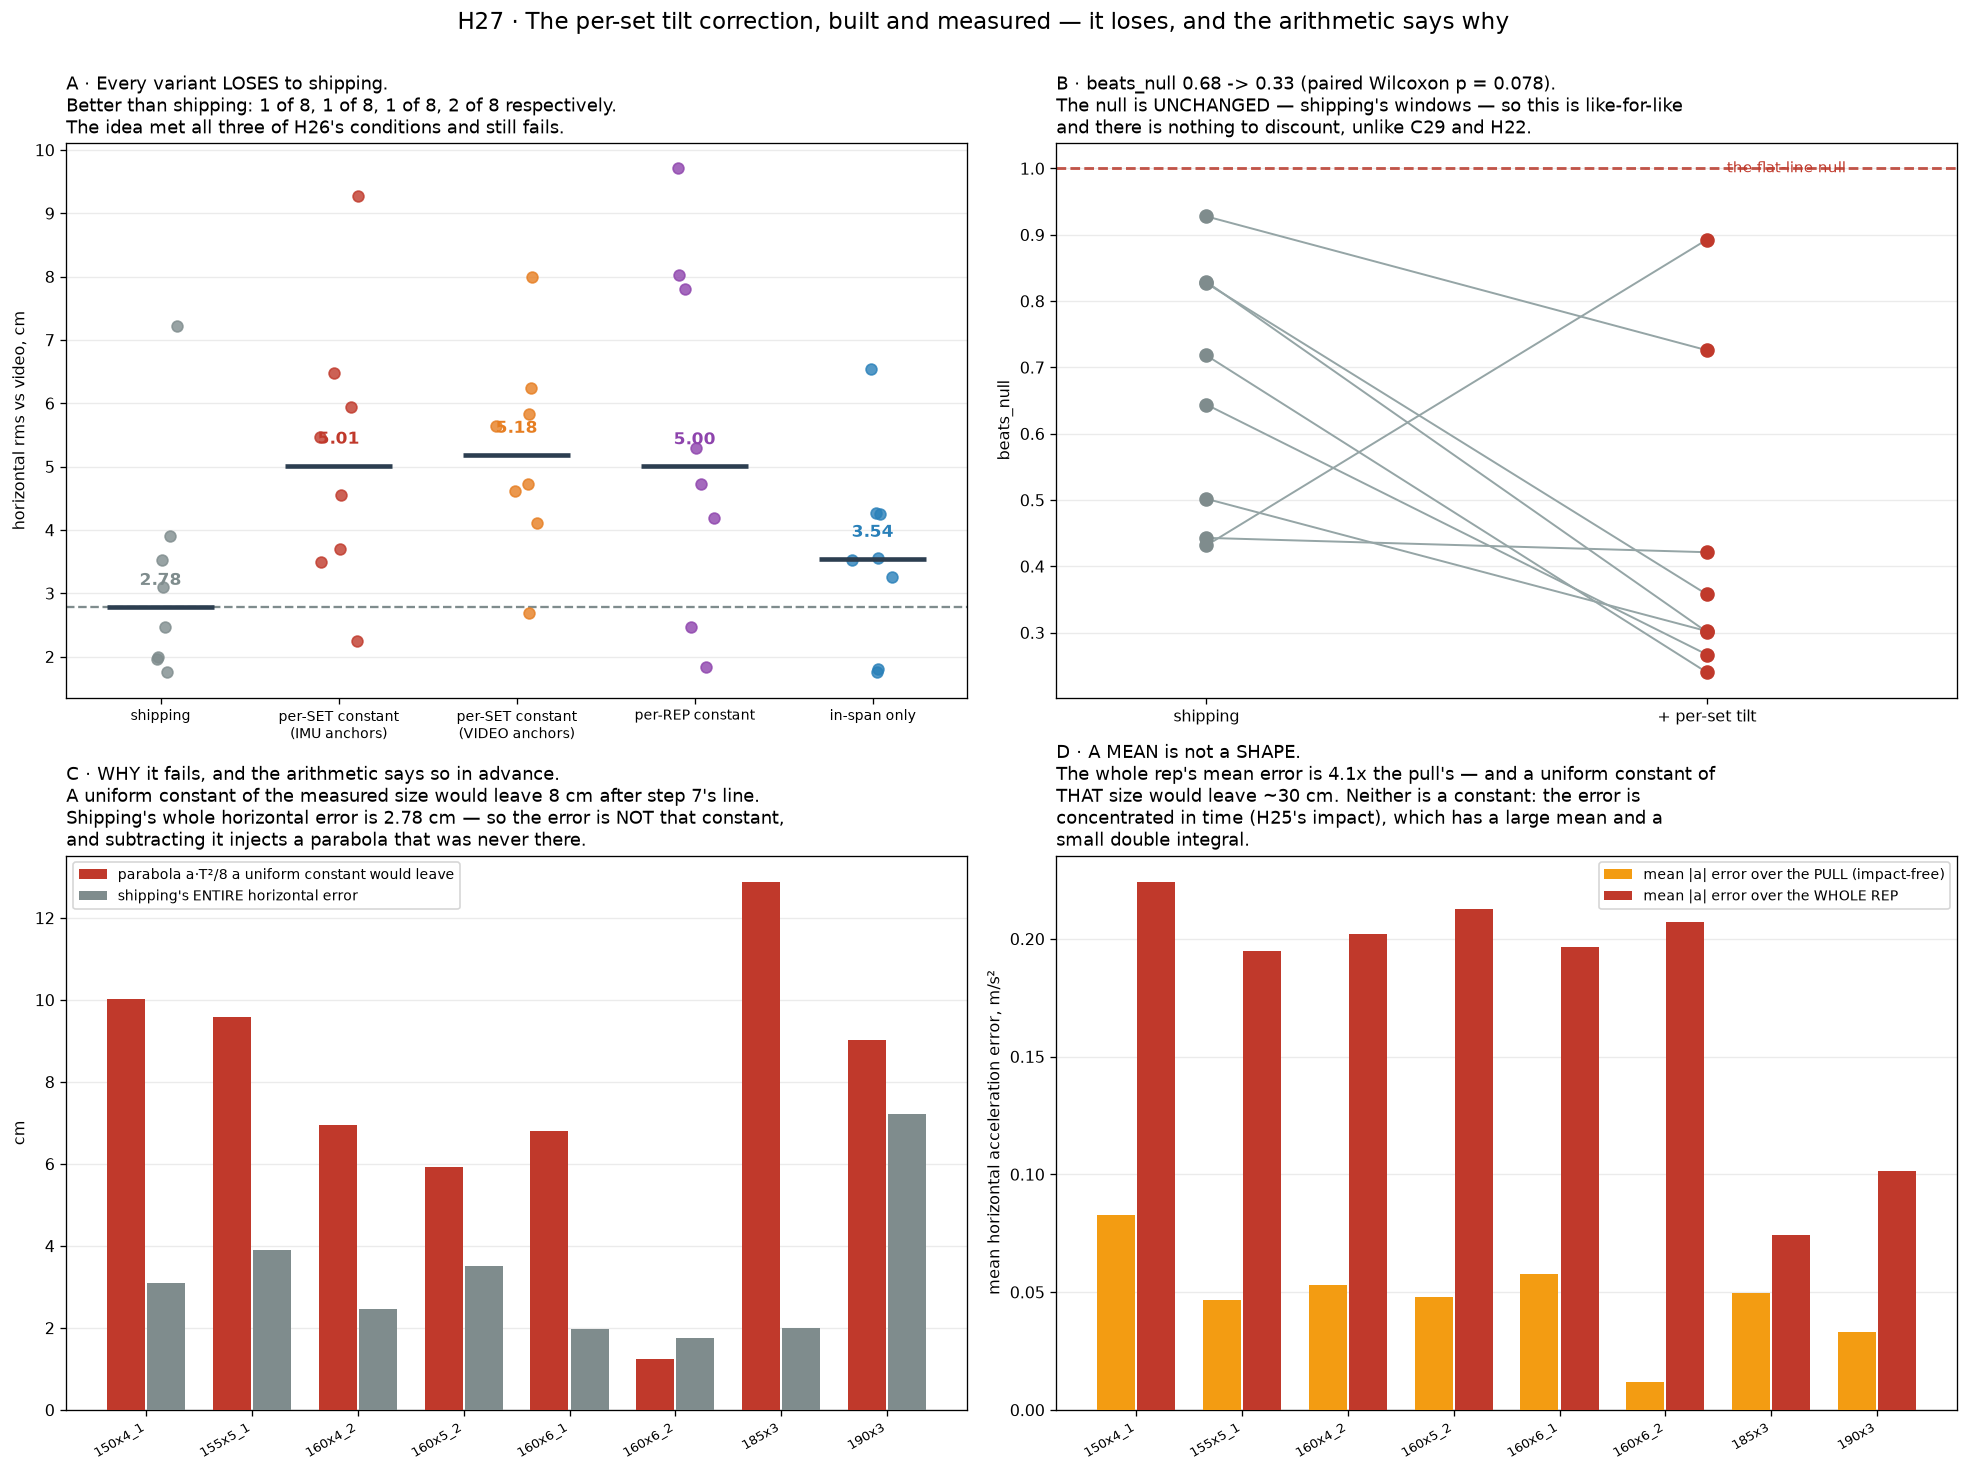

Write the Python code that produced this figure.
"""H27 — the per-set tilt correction from the pull anchors. IT LOSES.

The owner asked for H26's prior 1 to be BUILT. It is built
(`oracle.pull_tilt`, `oracle.pull_intervals`, `oracle.pull_tilt_correction`),
it is measured against the video on both axes, and **it makes the horizontal
worse on 7 of 8 deadlifts in every variant tried.** Kept rather than deleted,
with the mechanism, because the arithmetic that explains the failure is worth
more than the correction would have been.

    arm                                  median h   beats_null   better than ship
    shipping                               2.78 cm      0.68             -
    per-SET constant, IMU pull anchors     5.01         0.33          1 of 8
    per-SET constant, VIDEO pull anchors   5.18         0.38          1 of 8
    per-REP constant                       5.00         0.34          1 of 8
    in-span only (correct where measured)  3.54         0.48          2 of 8

**The loss is clean and unconfounded, which is the one thing this arm got
right.** Reps scored is 36 of 36 in every arm — shipping's windows, so the
flat-line null does not move and there is nothing to discount, unlike C29, H22
and H24. Vertical rms is 2.88 cm in every arm and reps outside the 40-61 cm ROM
band are 0 of 36 in every arm, because only columns 0 and 1 are touched. So this
is not H24b's failure shape: nothing was traded, the horizontal simply got
worse.

WHAT WAS BUILT, AND ALL THREE OF H26'S CONDITIONS WERE MET.

1. *Estimable without the video.* `oracle.pull_intervals` uses only the raw
   accel+gyro quiet score, `segment.impact_anchors` and H22's pre-pull anchor,
   and finds **36 pull intervals on the clean eight against the video's 13**,
   at least one on every capture including both singles.
2. *Covers every rep.* `bounds` is SHIPPING's, so `n_compared` and the
   flat-line null are shipping's exactly. No coverage change to discount, which
   is what H23 closed C29 for.
3. *Scored on both axes and the ROM band.* H24b's lesson, applied.

Meeting the conditions was not enough. That is the result.

WHY IT FAILS, AND THE ARITHMETIC PREDICTS THE DAMAGE BEFORE YOU RUN IT.

Step 7 removes a LINE per rep. A constant acceleration error is QUADRATIC in
position, so what survives each rep is a parabola of sagitta a*T^2/8. For the
measured tilt (median 0.058 m/s^2) over a deadlift rep (median T = 3.2 s) that
is **1.2 to 12.9 cm, median 8.0 cm**.

**Shipping's entire horizontal error is 2.78 cm.** So a uniform constant of the
measured size CANNOT be present through the rep — if it were, the reconstruction
would already be missing by ~8 cm and it is not. Subtracting it therefore injects
a parabola that was never there, and the observed 2.78 -> 5.01 is that parabola
arriving. The in-span arm damaging least (3.54) fits: it touches the fewest
samples.

WHAT THE MEASUREMENT ACTUALLY IS, then. `dv/span` is a MEAN acceleration over an
interval. A mean is not a shape. The same closure identity over the WHOLE rep
gives 0.199 m/s^2 — **4.1x larger than the pull's** — and a uniform constant of
THAT size would leave ~30 cm. Both numbers are real and neither is a constant:
the error is concentrated in time (H25's impact, C29's landing), and
concentrated error has a large mean and a small double integral.

**So this is C28's "P3's error is not a constant in ANY frame" reproduced from a
new direction, with a mechanism attached.** H26 was right that the tilt is real,
systematic and survives step 5b. H26's inference that it could therefore be
removed as a constant is what fails here. The gap between those two is the
finding: *a systematically-signed mean over an interval is not evidence of a
uniform error, and this project has now paid for that inference twice.*

ONE DISSENT, RECORDED AND NOT EXPLAINED. `deadlift_190x3_20260818` improves
under every arm — 7.22 -> 1.84 cm and `beats_null` 0.43 -> 1.69 under the per-rep
variant, the highest any deadlift has ever scored here. It is also the capture
H20 measured as elevated and explicitly left open, whose video shows the bar
really moving 8.7/10.2/4.9 cm of fore-aft against a corpus norm of 4.4-6.0.
n = 1, on the one capture that was already anomalous. A lead, not a result.

THE SELF-LIMITING PROPERTY IS WEAKER THAN IT LOOKS, and the control says so.
Bench and squat come back bit-identical, as they must. But squat gets there by
having no impacts at all, while **`bench_92.5x6_1` has ONE spurious impact
anchor** — a re-rack — which yields one pull interval. What makes the correction
the identity there is `min_pulls = 2`, not the absence of impacts. A bench
capture with two spurious anchors would be corrected, on a lift with no floor
landing anywhere in it. Recorded, not fixed: nothing here ships.

Excluded by hand and named every time: `deadlift_160x6_1_20260818` (straps,
H20); `deadlift_170x4_3` (22.8% clock drift, G3) and `deadlift_210x1`
(miscounts a labelled single, H15) are in the EXTRA column only.
"""
import json
import sys
import warnings
from pathlib import Path

ROOT = Path(__file__).resolve().parents[1]
sys.path.insert(0, str(ROOT))
warnings.filterwarnings("ignore")

import matplotlib
matplotlib.use("Agg")
import matplotlib.pyplot as plt
import numpy as np
from scipy.signal import savgol_filter
from scipy.stats import wilcoxon

from src import correct, integrate, metrics, oracle, pipeline

CACHE = Path(__file__).with_suffix(".json")
CLEAN = ["deadlift_150x4_1_20260808_121648", "deadlift_155x5_1_20260815_133343",
         "deadlift_160x4_2_20260808_122319", "deadlift_160x5_2_20260815_134017",
         "deadlift_160x6_1_20260804_104711", "deadlift_160x6_2_20260804_105455",
         "deadlift_185x3_20260804_103456", "deadlift_190x3_20260818_122535"]
EXTRA = ["deadlift_170x4_3_20260808_122936", "deadlift_210x1_20260815_132206"]
# No impacts means no pull intervals means no correction. Verified, not assumed.
SMOOTH = ["bench_92.5x6_1_20260808_114027",
          "squat_pause_140x4_2_20260806_113440"]
BAND = (40.0, 61.0)
G = 9.81


def rec(m):
    roms = [float(np.ptp(np.asarray(r["curve_pipeline"], float)[:, 1] * 100.0))
            for r in m["per_rep"] if r.get("curve_pipeline") is not None]
    return {"h": m["pipeline_h_rms"], "bn": m["beats_null"],
            "v": m["pipeline_v_rms"], "n": m["n_compared"],
            "bad_rom": sum(1 for x in roms if not BAND[0] <= x <= BAND[1]),
            "n_rom": len(roms)}


def _score(res, video, world):
    """Re-integrate a modified world acceleration on SHIPPING's windows."""
    log = res["log"]
    _, pos = integrate.integrate(world, log["dt"])
    d = res.get("wrist_offset")
    if d is not None:
        pos = correct.apply_offset(pos, res["quat"], d)
    out = dict(res)
    out["bar_position"] = pos
    out["reps"] = correct.detrend_set(pos, res["bounds"], log["t"])
    return rec(metrics.vs_truth(out, video))


def video_pull_bias(res, video):
    """H26's own pull intervals — video-defined still instants, no impact."""
    log = res["log"]; t = log["t"]; vel = res["velocity"]
    impacts = list(res.get("impacts") or [])
    t_imu, _, height, _ = metrics._video_on_imu_clock(res, video, None)
    v_vid = np.gradient(savgol_filter(height, 9, 3), t_imu)
    b = res["bounds"]
    lo, hi = float(t[b[0][0]]), float(t[b[-1][1] - 1])
    mids = metrics._video_zero_dwells(t_imu, v_vid, 0.10, 0.20)
    mids = mids[(mids >= lo - 0.5) & (mids <= hi + 0.5)]
    idx = [int(np.searchsorted(t, m)) for m in mids]
    rows = [(vel[bb][:2] - vel[a][:2]) / float(t[bb] - t[a])
            for a, bb in zip(idx[:-1], idx[1:])
            if bb - a >= 10 and not any(a <= k <= bb for k in impacts)]
    return (np.median(np.asarray(rows), axis=0), len(rows)) if rows else (None, 0)


def compute():
    out = {}
    for stem in CLEAN + EXTRA + SMOOTH:
        csv = ROOT / "data_v2" / "raw" / f"{stem}.csv"
        if not csv.exists():
            print(f"  {stem[:40]:42} MISSING, skipped", flush=True)
            continue
        video = pipeline.find_video(csv)
        res = pipeline.run(csv, video=video)
        if res.get("vs_truth") is None:
            print(f"  {stem[:40]:42} no vs_truth, skipped", flush=True)
            continue
        log = res["log"]; t = log["t"]; vel = res["velocity"]
        spans = oracle.pull_intervals(res)
        bias, info = oracle.pull_tilt(res)
        row = {"label": len(res["bounds"]), "n_pulls": info["n_pulls"],
               "bias": bias.tolist(), "tilt_deg": info.get("tilt_deg"),
               "ship": rec(res["vs_truth"])}

        base = np.asarray(res["world_accel"], float)
        w = base.copy(); w[:, :2] -= bias
        row["set"] = _score(res, video, w)

        vb, nv = video_pull_bias(res, video)
        row["n_video_pulls"] = nv
        if vb is not None:
            w = base.copy(); w[:, :2] -= vb
            row["vset"] = _score(res, video, w)

        w = base.copy()                                   # in-span only
        w2 = base.copy()                                  # per-rep
        for a, b in spans:
            sp = float(t[b] - t[a])
            if sp <= 0:
                continue
            bj = (vel[b][:2] - vel[a][:2]) / sp
            w[a:b + 1, :2] -= bj
            owner = [q for q in res["bounds"] if q[0] <= a < q[1]]
            lo, hi = owner[0] if owner else (a, b)
            w2[lo:hi, :2] -= bj
        row["inspan"] = _score(res, video, w)
        row["rep"] = _score(res, video, w2)

        # the mechanism: what a uniform constant of this size would leave
        T = float(np.median([t[b - 1] - t[a] for a, b in res["bounds"]]))
        repmean = [np.linalg.norm((vel[b - 1][:2] - vel[a][:2])
                                  / float(t[b - 1] - t[a]))
                   for a, b in res["bounds"] if t[b - 1] > t[a]]
        row["T"] = T
        row["pull_mag"] = float(np.linalg.norm(bias))
        row["rep_mag"] = float(np.median(repmean)) if repmean else None
        row["sagitta_cm"] = float(np.linalg.norm(bias) * T * T / 8 * 100)
        out[stem] = row
        print(f"  {stem[:40]:42} ship {row['ship']['h']:5.2f} -> set "
              f"{row['set']['h']:5.2f}  inspan {row['inspan']['h']:5.2f}  "
              f"rep {row['rep']['h']:5.2f}  (predicted +{row['sagitta_cm']:.1f} cm)",
              flush=True)
    CACHE.write_text(json.dumps(out, indent=1))
    return out


ARMS = [("ship", "shipping", "#7f8c8d"),
        ("set", "per-SET constant\n(IMU anchors)", "#c0392b"),
        ("vset", "per-SET constant\n(VIDEO anchors)", "#e67e22"),
        ("rep", "per-REP constant", "#8e44ad"),
        ("inspan", "in-span only", "#2980b9")]


def render(d):
    clean = [s for s in CLEAN if s in d]
    fig, axes = plt.subplots(2, 2, figsize=(16.8, 12.4))

    # ------------------------------------------------------ A · every arm
    ax = axes[0][0]
    for i, (k, lab, c) in enumerate(ARMS):
        v = [d[s][k]["h"] for s in clean if k in d[s]]
        ax.scatter(np.full(len(v), i) + np.random.uniform(-.12, .12, len(v)),
                   v, s=44, color=c, alpha=0.8, zorder=3)
        ax.hlines(np.median(v), i - .3, i + .3, color="#2c3e50", lw=2.8, zorder=4)
        ax.text(i, np.median(v) + 0.35, f"{np.median(v):.2f}", ha="center",
                fontsize=10.5, fontweight="bold", color=c)
    ship = [d[s]["ship"]["h"] for s in clean]
    ax.axhline(np.median(ship), color="#7f8c8d", lw=1.4, ls="--", zorder=1)
    ax.set_xticks(range(len(ARMS)))
    ax.set_xticklabels([a[1] for a in ARMS], fontsize=8.5)
    ax.set_ylabel("horizontal rms vs video, cm")
    wins = {k: sum(1 for s in clean if k in d[s] and d[s][k]["h"] < d[s]["ship"]["h"])
            for k, _, _ in ARMS[1:]}
    ax.set_title("A · Every variant LOSES to shipping.\n"
                 "Better than shipping: " +
                 ", ".join(f"{v} of {len(clean)}" for v in wins.values()) +
                 " respectively.\nThe idea met all three of H26's conditions "
                 "and still fails.", fontsize=11, loc="left")
    ax.grid(alpha=0.25, axis="y")

    # ------------------------------------------------------ B · beats_null
    ax = axes[0][1]
    bs = [d[s]["ship"]["bn"] for s in clean]
    bt = [d[s]["set"]["bn"] for s in clean]
    for a, b in zip(bs, bt):
        ax.plot([0, 1], [a, b], color="#95a5a6", lw=1.2, zorder=2)
    ax.scatter(np.zeros(len(bs)), bs, s=62, color="#7f8c8d", zorder=3)
    ax.scatter(np.ones(len(bt)), bt, s=62, color="#c0392b", zorder=3)
    ax.axhline(1.0, color="#c0392b", lw=1.6, ls="--", zorder=1)
    ax.text(1.03, 1.0, " the flat-line null", color="#c0392b", fontsize=9,
            va="center")
    ax.set_xticks([0, 1]); ax.set_xlim(-0.3, 1.5)
    ax.set_xticklabels(["shipping", "+ per-set tilt"], fontsize=10)
    ax.set_ylabel("beats_null")
    try:
        p = float(wilcoxon(bs, bt).pvalue)
    except Exception:
        p = float("nan")
    ax.set_title(f"B · beats_null {np.median(bs):.2f} -> {np.median(bt):.2f} "
                 f"(paired Wilcoxon p = {p:.3f}).\n"
                 "The null is UNCHANGED — shipping's windows — so this is "
                 "like-for-like\nand there is nothing to discount, unlike C29 "
                 "and H22.", fontsize=11, loc="left")
    ax.grid(alpha=0.25, axis="y")

    # ------------------------------------------------------ C · the mechanism
    ax = axes[1][0]
    sag = [d[s]["sagitta_cm"] for s in clean]
    obs = [d[s]["set"]["h"] - d[s]["ship"]["h"] for s in clean]
    ax.bar(np.arange(len(clean)) - 0.19, sag, 0.36, color="#c0392b", zorder=3,
           label="parabola a·T²/8 a uniform constant would leave")
    ax.bar(np.arange(len(clean)) + 0.19, ship, 0.36, color="#7f8c8d", zorder=3,
           label="shipping's ENTIRE horizontal error")
    ax.set_xticks(range(len(clean)))
    ax.set_xticklabels([s.split("_2026")[0].replace("deadlift_", "")
                        for s in clean], rotation=30, ha="right", fontsize=8)
    ax.set_ylabel("cm")
    ax.legend(fontsize=8.5)
    ax.set_title("C · WHY it fails, and the arithmetic says so in advance.\n"
                 f"A uniform constant of the measured size would leave "
                 f"{np.median(sag):.0f} cm after step 7's line.\n"
                 f"Shipping's whole horizontal error is "
                 f"{np.median(ship):.2f} cm — so the error is NOT that "
                 "constant,\nand subtracting it injects a parabola that was "
                 "never there.", fontsize=11, loc="left")
    ax.grid(alpha=0.25, axis="y")

    # ------------------------------------------------------ D · mean vs shape
    ax = axes[1][1]
    pm = [d[s]["pull_mag"] for s in clean]
    rm = [d[s]["rep_mag"] for s in clean]
    x = np.arange(len(clean))
    ax.bar(x - 0.19, pm, 0.36, color="#f39c12", zorder=3,
           label="mean |a| error over the PULL (impact-free)")
    ax.bar(x + 0.19, rm, 0.36, color="#c0392b", zorder=3,
           label="mean |a| error over the WHOLE REP")
    ax.set_xticks(x)
    ax.set_xticklabels([s.split("_2026")[0].replace("deadlift_", "")
                        for s in clean], rotation=30, ha="right", fontsize=8)
    ax.set_ylabel("mean horizontal acceleration error, m/s²")
    ax.legend(fontsize=8.5)
    ax.set_title("D · A MEAN is not a SHAPE.\n"
                 f"The whole rep's mean error is {np.median(rm)/np.median(pm):.1f}x "
                 "the pull's — and a uniform constant of\nTHAT size would leave "
                 "~30 cm. Neither is a constant: the error is\nconcentrated in "
                 "time (H25's impact), which has a large mean and a\nsmall "
                 "double integral.", fontsize=11, loc="left")
    ax.grid(alpha=0.25, axis="y")

    fig.suptitle("H27 · The per-set tilt correction, built and measured — it "
                 "loses, and the arithmetic says why", fontsize=14, y=1.003)
    fig.tight_layout()
    png = Path(__file__).with_suffix(".png")
    fig.savefig(png, dpi=118, bbox_inches="tight")
    print(f"wrote {png}")

    print(f"\n{'capture':26}{'pulls':>6}{'ship':>7}{'set':>7}{'vset':>7}"
          f"{'rep':>7}{'inspan':>8}{'bn':>6}{'->bn':>6}{'v':>7}{'->v':>7}")
    for s in CLEAN + EXTRA:
        if s not in d:
            continue
        r = d[s]
        g = lambda k: f"{r[k]['h']:.2f}" if k in r else "-"
        print(f"{s.split('_2026')[0]:26}{r['n_pulls']:6}{r['ship']['h']:7.2f}"
              f"{g('set'):>7}{g('vset'):>7}{g('rep'):>7}{g('inspan'):>8}"
              f"{r['ship']['bn']:6.2f}{r['set']['bn']:6.2f}"
              f"{r['ship']['v']:7.2f}{r['set']['v']:7.2f}"
              + ("" if s in CLEAN else "   (EXTRA)"))
    print("\nSELF-LIMITING control — no impacts, so no pull intervals, so the "
          "correction must be the IDENTITY:")
    for s in SMOOTH:
        if s not in d:
            continue
        r = d[s]
        same = abs(r["ship"]["h"] - r["set"]["h"]) < 1e-9
        print(f"  {s.split('_2026')[0]:34} pulls {r['n_pulls']}  "
              f"h {r['ship']['h']:.4f} -> {r['set']['h']:.4f}  "
              f"{'IDENTICAL' if same else '*** MOVED ***'}")
    print("\nVERTICAL is untouched by construction (columns 0,1 only) — "
          "check the v columns above.")


if __name__ == "__main__":
    np.random.seed(0)
    render(compute() if "--fresh" in sys.argv or not CACHE.exists()
           else json.loads(CACHE.read_text()))
